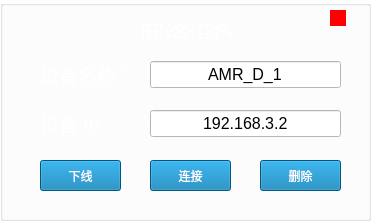
     <widget class="QGroupBox" name="netCar_21">
      <property name="geometry">
       <rect>
        <x>0</x>
        <y>710</y>
        <width>371</width>
        <height>221</height>
       </rect>
      </property>
      <property name="styleSheet">
       <string notr="true">background-color: transparent;</string>
      </property>
      <property name="title">
       <string/>
      </property>
      <widget class="QLabel" name="status_22">
       <property name="geometry">
        <rect>
         <x>330</x>
         <y>10</y>
         <width>16</width>
         <height>16</height>
        </rect>
       </property>
       <property name="styleSheet">
        <string notr="true">background-color: rgb(255, 0, 0);</string>
       </property>
       <property name="text">
        <string/>
       </property>
      </widget>
      <widget class="QPushButton" name="delete_22">
       <property name="geometry">
        <rect>
         <x>260</x>
         <y>160</y>
         <width>81</width>
         <height>31</height>
        </rect>
       </property>
       <property name="styleSheet">
        <string notr="true">background-color: rgb(0, 120, 176);
color: rgb(255, 255, 255);</string>
       </property>
       <property name="text">
        <string>删除</string>
       </property>
      </widget>
      <widget class="QPushButton" name="startButton_22">
       <property name="geometry">
        <rect>
         <x>150</x>
         <y>160</y>
         <width>81</width>
         <height>31</height>
        </rect>
       </property>
       <property name="styleSheet">
        <string notr="true">background-color: rgb(0, 120, 176);
color: rgb(255, 255, 255);</string>
       </property>
       <property name="text">
        <string>连接</string>
       </property>
      </widget>
      <widget class="QPushButton" name="stopButton_22">
       <property name="geometry">
        <rect>
         <x>40</x>
         <y>160</y>
         <width>81</width>
         <height>31</height>
        </rect>
       </property>
       <property name="styleSheet">
        <string notr="true">background-color: rgb(0, 120, 176);
color: rgb(255, 255, 255);</string>
       </property>
       <property name="text">
        <string>下线</string>
       </property>
      </widget>
      <widget class="QLabel" name="label_538">
       <property name="geometry">
        <rect>
         <x>140</x>
         <y>15</y>
         <width>101</width>
         <height>24</height>
        </rect>
       </property>
       <property name="text">
        <string>&lt;html&gt;&lt;head/&gt;&lt;body&gt;&lt;p&gt;&lt;span style=&quot; font-size:18pt; color:#ffffff;&quot;&gt;网络设备&lt;/span&gt;&lt;/p&gt;&lt;/body&gt;&lt;/html&gt;</string>
       </property>
      </widget>
      <widget class="QWidget" name="layoutWidget_25">
       <property name="geometry">
        <rect>
         <x>40</x>
         <y>60</y>
         <width>301</width>
         <height>78</height>
        </rect>
       </property>
       <layout class="QGridLayout" name="gridLayout_22">
        <property name="horizontalSpacing">
         <number>15</number>
        </property>
        <property name="verticalSpacing">
         <number>20</number>
        </property>
        <item row="0" column="0">
         <widget class="QLabel" name="label_539">
          <property name="text">
           <string>&lt;html&gt;&lt;head/&gt;&lt;body&gt;&lt;p&gt;&lt;span style=&quot; font-size:14pt; color:#ffffff;&quot;&gt;设备名称：&lt;/span&gt;&lt;/p&gt;&lt;/body&gt;&lt;/html&gt;</string>
          </property>
         </widget>
        </item>
        <item row="0" column="1">
         <widget class="QLineEdit" name="netDevice_22">
          <property name="sizePolicy">
           <sizepolicy hsizetype="Expanding" vsizetype="Fixed">
            <horstretch>0</horstretch>
            <verstretch>0</verstretch>
           </sizepolicy>
          </property>
          <property name="font">
           <font>
            <pointsize>12</pointsize>
           </font>
          </property>
          <property name="styleSheet">
           <string notr="true">color: rgb(0, 0, 0);
background-color: rgb(255, 255, 255);</string>
          </property>
          <property name="text">
           <string>AMR_D_1</string>
          </property>
          <property name="alignment">
           <set>Qt::AlignCenter</set>
          </property>
         </widget>
        </item>
        <item row="1" column="0">
         <widget class="QLabel" name="label_540">
          <property name="text">
           <string>&lt;html&gt;&lt;head/&gt;&lt;body&gt;&lt;p&gt;&lt;span style=&quot; font-size:14pt; color:#ffffff;&quot;&gt;设备   IP:&lt;/span&gt;&lt;/p&gt;&lt;/body&gt;&lt;/html&gt;</string>
          </property>
         </widget>
        </item>
        <item row="1" column="1">
         <widget class="QLineEdit" name="netIP_22">
          <property name="sizePolicy">
           <sizepolicy hsizetype="Expanding" vsizetype="Fixed">
            <horstretch>0</horstretch>
            <verstretch>0</verstretch>
           </sizepolicy>
          </property>
          <property name="font">
           <font>
            <pointsize>12</pointsize>
           </font>
          </property>
          <property name="styleSheet">
           <string notr="true">background-color: rgb(255, 255, 255);
color: rgb(0, 0, 0);</string>
          </property>
          <property name="text">
           <string>192.168.3.2</string>
          </property>
          <property name="alignment">
           <set>Qt::AlignCenter</set>
          </property>
         </widget>
        </item>
       </layout>
      </widget>
     </widget>
